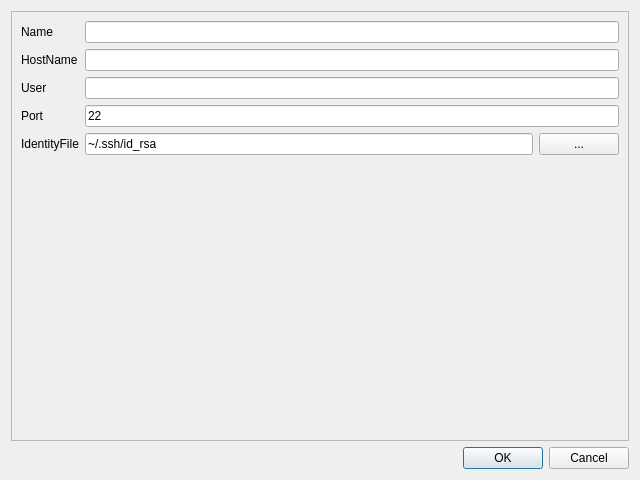
<?xml version="1.0" encoding="UTF-8"?>
<ui version="4.0">
 <class>editHost</class>
 <widget class="QDialog" name="editHost">
  <property name="windowModality">
   <enum>Qt::ApplicationModal</enum>
  </property>
  <property name="geometry">
   <rect>
    <x>0</x>
    <y>0</y>
    <width>640</width>
    <height>480</height>
   </rect>
  </property>
  <property name="windowTitle">
   <string>Dialog</string>
  </property>
  <layout class="QGridLayout" name="gridLayout">
   <item row="0" column="0">
    <widget class="QScrollArea" name="scrollArea">
     <property name="verticalScrollBarPolicy">
      <enum>Qt::ScrollBarAsNeeded</enum>
     </property>
     <property name="horizontalScrollBarPolicy">
      <enum>Qt::ScrollBarAlwaysOff</enum>
     </property>
     <property name="widgetResizable">
      <bool>true</bool>
     </property>
     <widget class="QWidget" name="scrollAreaWidgetContents">
      <property name="geometry">
       <rect>
        <x>0</x>
        <y>0</y>
        <width>618</width>
        <height>425</height>
       </rect>
      </property>
      <layout class="QGridLayout" name="gridLayout_2">
       <item row="0" column="0">
        <layout class="QFormLayout" name="formLayout">
         <property name="fieldGrowthPolicy">
          <enum>QFormLayout::AllNonFixedFieldsGrow</enum>
         </property>
         <item row="0" column="0">
          <widget class="QLabel" name="label">
           <property name="text">
            <string>Name</string>
           </property>
           <property name="buddy">
            <cstring>Name</cstring>
           </property>
          </widget>
         </item>
         <item row="0" column="1">
          <widget class="QLineEdit" name="Name"/>
         </item>
         <item row="1" column="0">
          <widget class="QLabel" name="label_2">
           <property name="text">
            <string>HostName</string>
           </property>
           <property name="buddy">
            <cstring>HostName</cstring>
           </property>
          </widget>
         </item>
         <item row="1" column="1">
          <widget class="QLineEdit" name="HostName"/>
         </item>
         <item row="2" column="0">
          <widget class="QLabel" name="label_3">
           <property name="text">
            <string>User</string>
           </property>
           <property name="buddy">
            <cstring>User</cstring>
           </property>
          </widget>
         </item>
         <item row="2" column="1">
          <widget class="QLineEdit" name="User"/>
         </item>
         <item row="3" column="0">
          <widget class="QLabel" name="label_4">
           <property name="text">
            <string>Port</string>
           </property>
           <property name="buddy">
            <cstring>Port</cstring>
           </property>
          </widget>
         </item>
         <item row="3" column="1">
          <widget class="QLineEdit" name="Port">
           <property name="text">
            <string>22</string>
           </property>
          </widget>
         </item>
         <item row="4" column="0">
          <widget class="QLabel" name="label_5">
           <property name="text">
            <string>IdentityFile</string>
           </property>
          </widget>
         </item>
         <item row="4" column="1">
          <layout class="QHBoxLayout" name="horizontalLayout">
           <item>
            <widget class="QLineEdit" name="IdentityFile">
             <property name="text">
              <string>~/.ssh/id_rsa</string>
             </property>
            </widget>
           </item>
           <item>
            <widget class="QPushButton" name="editIdentityFile">
             <property name="text">
              <string>...</string>
             </property>
            </widget>
           </item>
          </layout>
         </item>
        </layout>
       </item>
      </layout>
     </widget>
    </widget>
   </item>
   <item row="1" column="0">
    <widget class="QDialogButtonBox" name="buttonBox">
     <property name="orientation">
      <enum>Qt::Horizontal</enum>
     </property>
     <property name="standardButtons">
      <set>QDialogButtonBox::Cancel|QDialogButtonBox::Ok</set>
     </property>
    </widget>
   </item>
  </layout>
 </widget>
 <resources/>
 <connections>
  <connection>
   <sender>buttonBox</sender>
   <signal>accepted()</signal>
   <receiver>editHost</receiver>
   <slot>accept()</slot>
   <hints>
    <hint type="sourcelabel">
     <x>247</x>
     <y>444</y>
    </hint>
    <hint type="destinationlabel">
     <x>157</x>
     <y>274</y>
    </hint>
   </hints>
  </connection>
  <connection>
   <sender>buttonBox</sender>
   <signal>rejected()</signal>
   <receiver>editHost</receiver>
   <slot>reject()</slot>
   <hints>
    <hint type="sourcelabel">
     <x>315</x>
     <y>444</y>
    </hint>
    <hint type="destinationlabel">
     <x>286</x>
     <y>274</y>
    </hint>
   </hints>
  </connection>
 </connections>
</ui>
